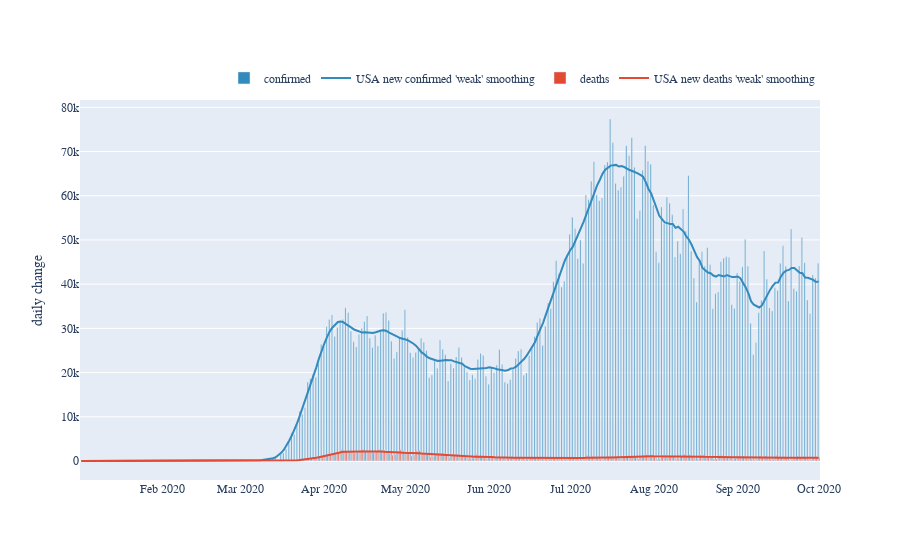

Notebook code cell kept with this figure:
### Code cell
plots.plot_daily(america)

### Figure 1 — Plotly figure (JSON) as saved in the notebook; plotly's stock layout.template omitted (floating-point values rounded to 4 significant figures; data arrays with more than 128 entries replaced by an {"elided": "..."} marker saying what was removed)
{"data": [{"marker": {"color": "#338abd"}, "name": "confirmed", "type": "bar", "x": {"elided": "274 str values"}, "y": {"elided": "274 int values"}}, {"line": {"color": "#338abd"}, "name": "USA new confirmed 'weak' smoothing", "type": "scatter", "x": {"elided": "274 str values"}, "y": {"elided": "274 float values"}}, {"marker": {"color": "#e24a33"}, "name": "deaths", "type": "bar", "x": {"elided": "274 str values"}, "y": {"elided": "274 int values"}}, {"line": {"color": "#e24a33"}, "name": "USA new deaths 'weak' smoothing", "type": "scatter", "x": {"elided": "274 str values"}, "y": {"elided": "274 float values"}}], "layout": {"font": {"family": "Inconsolata"}, "legend": {"orientation": "h", "x": 1, "xanchor": "right", "y": 1.02, "yanchor": "bottom"}, "yaxis": {"title": {"text": "daily change"}}}}
